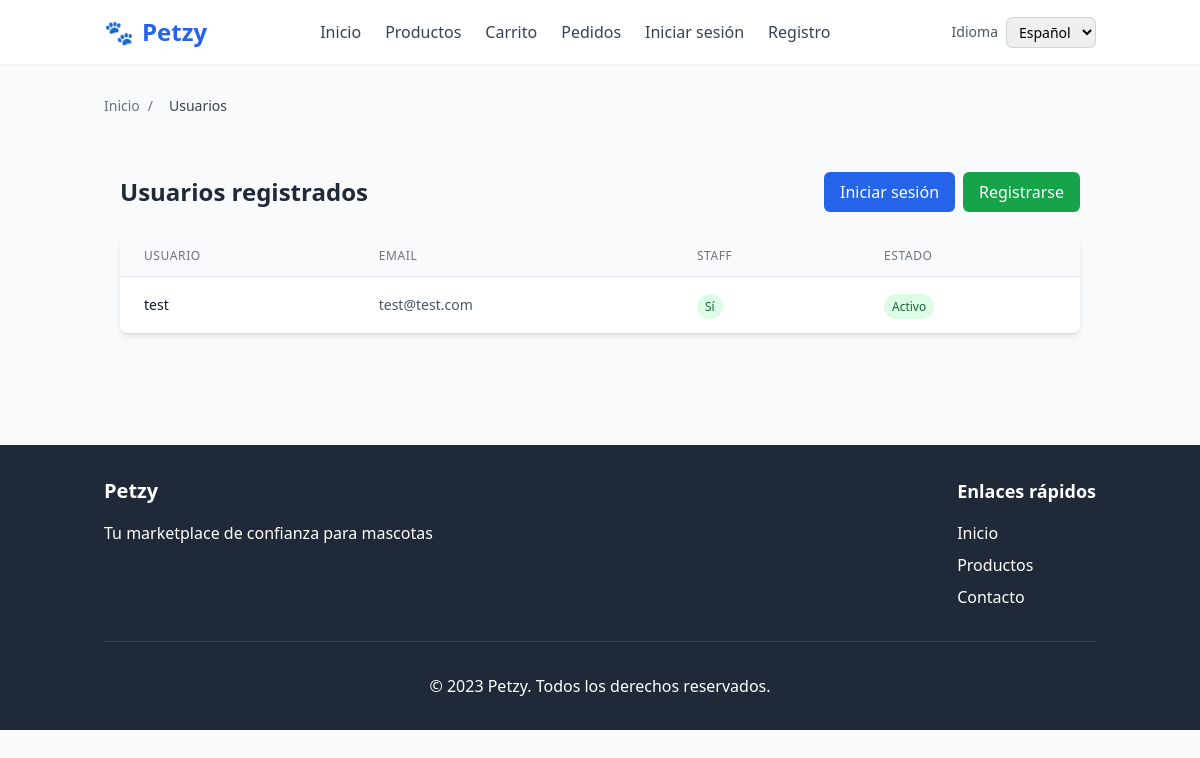
Before: /users/ with the older database file.
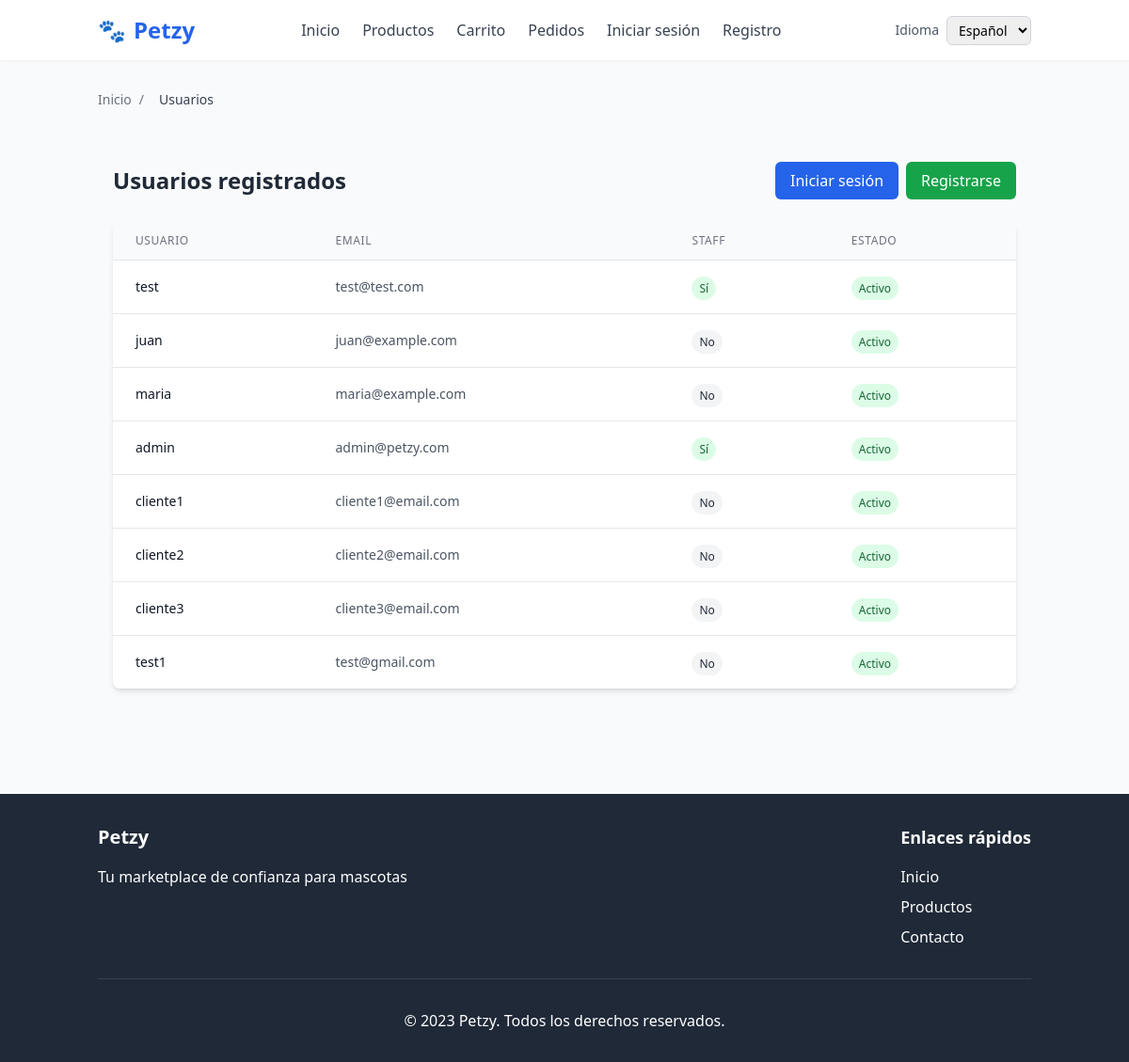
After: the same page with the newer database file.
### users/models.py (models this page shows)
class Usuario(AbstractUser):
    pass

### users/views.py (the view)
# urls.py: path("", UsuarioListView.as_view(), name="list"),
class UsuarioListView(ListView):
    model = User
    template_name = "users/users_list.html"
    context_object_name = "usuarios"
    paginate_by = 20
    def get_context_data(self, **kwargs):
        context = super().get_context_data(**kwargs)
        context['breadcrumbs'] = [
            {"label": _("Inicio"), "url": reverse_lazy("home:index")},
            {"label": _("Usuarios"), "url": ""},
        ]
        return context

### templates/users/users_list.html (shortened to what this page needs)
{% extends "base.html" %}
{% load i18n %}
{% block content %}
<div class="container mx-auto px-4 py-8 max-w-6xl">
    <div class="flex flex-col sm:flex-row justify-between items-center mb-6">
        <h1 class="text-2xl font-bold text-gray-800 mb-4 sm:mb-0">{% trans "Usuarios registrados" %}</h1>
        <div class="flex space-x-2">
            <a href="{% url 'users:login' %}"
               class="bg-blue-600 hover:bg-blue-700 text-white px-4 py-2 rounded-md transition duration-200">
                {% trans "Iniciar sesión" %}
            </a>
            <a href="{% url 'users:register' %}"
               class="bg-green-600 hover:bg-green-700 text-white px-4 py-2 rounded-md transition duration-200">
                {% trans "Registrarse" %}
            </a>
        </div>
    </div>
    <div class="bg-white shadow-md rounded-lg overflow-hidden">
        <div class="overflow-x-auto">
            <table class="min-w-full divide-y divide-gray-200">
                <thead class="bg-gray-50">
                    <tr>
                        <th class="px-6 py-3 text-left text-xs font-medium text-gray-500 uppercase tracking-wider">
                            {% trans "Usuario" %}
                        </th>
                        <th class="px-6 py-3 text-left text-xs font-medium text-gray-500 uppercase tracking-wider">
                            {% trans "Email" %}
                        </th>
                        <th class="px-6 py-3 text-left text-xs font-medium text-gray-500 uppercase tracking-wider">
                            {% trans "Staff" %}
                        </th>
                        <th class="px-6 py-3 text-left text-xs font-medium text-gray-500 uppercase tracking-wider">
                            {% trans "Estado" %}
                        </th>
                    </tr>
                </thead>
                <tbody class="bg-white divide-y divide-gray-200">
                    {% for u in usuarios %}
                    <tr class="hover:bg-gray-50 transition duration-150">
                        <td class="px-6 py-4 whitespace-nowrap">
                            <div class="text-sm font-medium text-gray-900">{{ u.username }}</div>
                        </td>
                        <td class="px-6 py-4 whitespace-nowrap">
                            <div class="text-sm text-gray-600">{{ u.email|default:_("No especificado") }}</div>
                        </td>
                        <td class="px-6 py-4 whitespace-nowrap">
                            <span class="px-2 py-1 text-xs font-medium rounded-full
                                {% if u.is_staff %}bg-green-100 text-green-800{% else %}bg-gray-100 text-gray-800{% endif %}">
                                {{ u.is_staff|yesno:_("Sí,No") }}
                            </span>
                        </td>
                        <td class="px-6 py-4 whitespace-nowrap">
                            <span class="px-2 py-1 text-xs font-medium rounded-full
                                {% if u.is_active %}bg-green-100 text-green-800{% else %}bg-red-100 text-red-800{% endif %}">
                                {{ u.is_active|yesno:_("Activo,Inactivo") }}
                            </span>
                        </td>
                    </tr>
                    {% empty %}
                    <tr>
                        <td colspan="4" class="px-6 py-4 text-center text-sm text-gray-500">
                            {% trans "No hay usuarios registrados" %}
                        </td>
                    </tr>
                    {% endfor %}
                </tbody>
            </table>
        </div>
    </div>
</div>
{% endblock %}

Changed rows visible on the page:
added Usuario: username "juan", email "juan@example.com", is_staff "No", is_active "Activo"
added Usuario: username "maria", email "maria@example.com", is_staff "No", is_active "Activo"
added Usuario: username "admin", email "admin@petzy.com", is_staff "Sí", is_active "Activo"
added Usuario: username "cliente1", email "cliente1@email.com", is_staff "No", is_active "Activo"
added Usuario: username "cliente2", email "cliente2@email.com", is_staff "No", is_active "Activo"
added Usuario: username "cliente3", email "cliente3@email.com", is_staff "No", is_active "Activo"
added Usuario: username "test1", email "test@gmail.com", is_staff "No", is_active "Activo"
